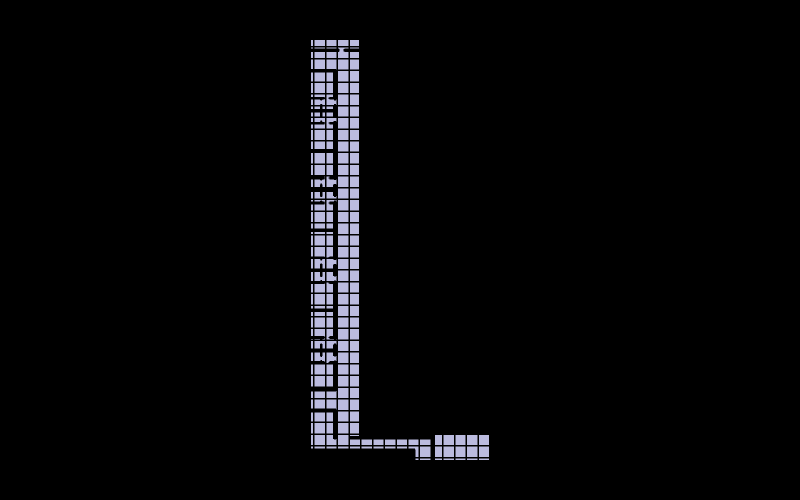

Notebook source saved alongside this figure:
### Markdown cell above
## 10. Show the shell

### Code cell
Topology.Show(shell_k,
              camera=[0,0,6],
              faceColor=[210,210,250],
              faceOpacity=0.9,
              edgeColor='black',
              edgeWidth=3,
              showVertices=False,
              backgroundColor='black',
              width=800,
              height=500,
              renderer=renderer)

### Figure 1 — Plotly figure (JSON) as saved in the notebook; plotly's stock layout.template omitted (floating-point values rounded to 4 significant figures; data arrays with more than 128 entries replaced by an {"elided": "..."} marker saying what was removed)
{"data": [{"hoverinfo": "text", "hovertext": {"elided": "2919 str values"}, "legendgroup": "2", "legendrank": 2, "line": {"color": "#000000", "width": 3}, "mode": "lines", "name": "1: Untitled (Edges)", "showlegend": false, "type": "scatter3d", "x": {"elided": "2919 float values"}, "y": {"elided": "2919 float values"}, "z": {"elided": "2919 int values"}}, {"cmax": 1, "cmin": 0, "color": "#D2D2FA", "colorscale": [[0, "#440154"], [0.1111, "#482878"], [0.2222, "#3e4989"], [0.3333, "#31688e"], [0.4444, "#26828e"], [0.5556, "#1f9e89"], [0.6667, "#35b779"], [0.7778, "#6ece58"], [0.8889, "#b5de2b"], [1, "#fde725"]], "flatshading": true, "hoverinfo": "text", "hovertext": "", "i": {"elided": "844 int values"}, "j": {"elided": "844 int values"}, "k": {"elided": "844 int values"}, "legendgroup": "3", "legendrank": 3, "lighting": {"facenormalsepsilon": 0}, "name": "1: Untitled (Faces)", "opacity": 0.9, "showlegend": false, "showscale": false, "text": "", "type": "mesh3d", "x": {"elided": "944 float values"}, "y": {"elided": "944 float values"}, "z": {"elided": "944 int values"}}], "layout": {"autosize": true, "height": 500, "margin": {"b": 40, "l": 40, "r": 40, "t": 40}, "paper_bgcolor": "#000000", "plot_bgcolor": "#000000", "scene": {"aspectmode": "data", "camera": {"center": {"x": 0, "y": 0, "z": 0}, "eye": {"x": 0, "y": 0, "z": 6}, "projection": {"type": "perspective"}, "up": {"x": 0, "y": 0, "z": 1}}, "xaxis": {"visible": false}, "yaxis": {"visible": false}, "zaxis": {"visible": false}}, "showlegend": true, "width": 800, "xaxis": {"showgrid": false, "visible": false, "zeroline": false}, "yaxis": {"showgrid": false, "visible": false, "zeroline": false}}}
